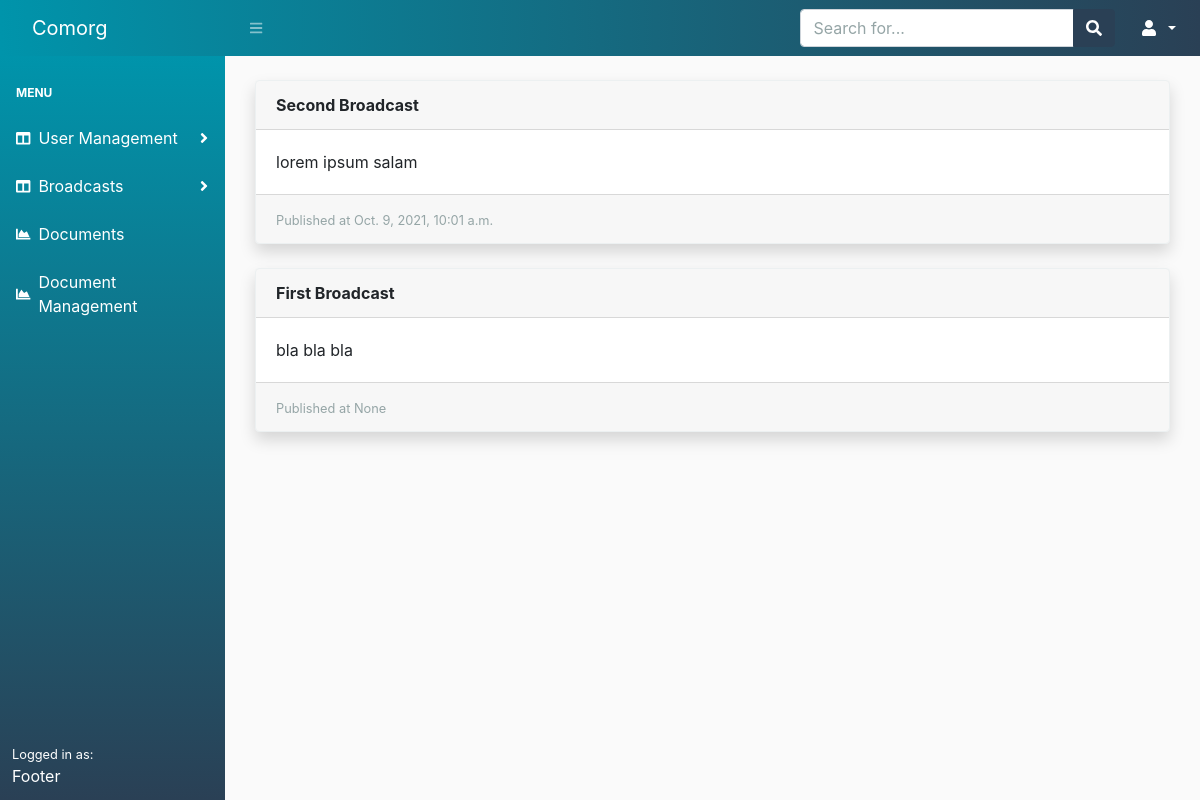
The page /communications/ on the database its author committed.
### communication/models.py (models this page shows, shortened)
class Broadcast(models.Model):
    user = models.ForeignKey(User, on_delete=models.DO_NOTHING, related_name='broadcasts')
    title = models.CharField(max_length=250)
    body = models.TextField(blank=True, null=True)  # TODO: Add rich text widget here
    created = models.DateTimeField(auto_now_add=True)
    published = models.DateTimeField(blank=True, null=True)
    last_updated = models.DateTimeField(auto_now=True)
    is_published = models.BooleanField(default=False, verbose_name='Publish immediately')
    class Meta:
        db_table = 'broadcasts'
        ordering = ['-published']

### communication/views.py (the view)
# urls.py: path('', views.index, name='broadcast_list'),
def index(request):
    broadcasts = Broadcast.objects.filter(is_published=True)
    return render(
        request,
        'communication/broadcast/list.html',
        {
            'broadcasts': broadcasts
        })

### communication/templates/communication/broadcast/list.html (shortened to what this page needs)
{% extends 'core/base.html' %}
{% block content %}
<div class="container-fluid">
    {% for broadcast in broadcasts %}
        <div class="card border-light shadow mb-4">
            <div class="card-header d-flex justify-content-between align-items-center">
                <div>
                    <strong>{{ broadcast.title }}</strong>
                </div>
            </div>
            <div class="card-body">
                <div class="card-text">
                    {{ broadcast.body }}
                </div>
            </div>
            <div class="card-footer">
                <small class="text-muted">
                    Published at {{ broadcast.published }}
                </small>
            </div>
        </div>
    {% endfor %}
</div>
{% endblock %}

### core/static/core/css/custom.css (style rules this page uses)
body { background-color: #fafafa; font-family: -apple-system, BlinkMacSystemFont, 'Segoe UI', Roboto, Oxygen, Ubuntu, Cantarell, 'Open Sans', 'Helvetica Neue', sans-serif; }

### rows shown on the page
Broadcast: title "Second Broadcast", body "lorem ipsum salam", published "Oct. 9, 2021, 10:01 a.m."
Broadcast: title "First Broadcast", body "bla bla bla", published "None"
